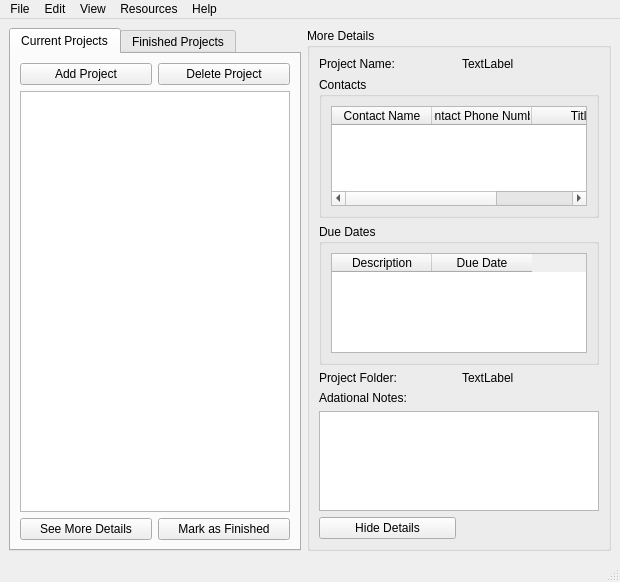
<?xml version="1.0" encoding="UTF-8"?>
<ui version="4.0">
 <class>MainWindow</class>
 <widget class="QMainWindow" name="MainWindow">
  <property name="geometry">
   <rect>
    <x>0</x>
    <y>0</y>
    <width>620</width>
    <height>582</height>
   </rect>
  </property>
  <property name="windowTitle">
   <string>MainWindow</string>
  </property>
  <widget class="QWidget" name="centralwidget">
   <layout class="QGridLayout" name="gridLayout">
    <item row="0" column="0">
     <widget class="QTabWidget" name="tabWidget">
      <property name="currentIndex">
       <number>0</number>
      </property>
      <widget class="QWidget" name="tab_Current_Projects">
       <attribute name="title">
        <string>Current Projects</string>
       </attribute>
       <layout class="QGridLayout" name="gridLayout_3">
        <item row="0" column="0">
         <widget class="QPushButton" name="Button_Add_Project">
          <property name="text">
           <string>Add Project</string>
          </property>
         </widget>
        </item>
        <item row="0" column="1">
         <widget class="QPushButton" name="Button_Delete_Project">
          <property name="text">
           <string>Delete Project</string>
          </property>
         </widget>
        </item>
        <item row="1" column="0" colspan="2">
         <widget class="QListWidget" name="list_Current_Projects"/>
        </item>
        <item row="2" column="0" colspan="2">
         <layout class="QHBoxLayout" name="horizontalLayout">
          <item>
           <widget class="QPushButton" name="Button_See_More_Details">
            <property name="text">
             <string>See More Details</string>
            </property>
           </widget>
          </item>
          <item>
           <widget class="QPushButton" name="Button_Mark_As_Finish">
            <property name="text">
             <string>Mark as Finished</string>
            </property>
           </widget>
          </item>
         </layout>
        </item>
       </layout>
      </widget>
      <widget class="QWidget" name="tab_Finished_Projects">
       <attribute name="title">
        <string>Finished Projects</string>
       </attribute>
       <layout class="QGridLayout" name="gridLayout_2">
        <item row="0" column="0">
         <widget class="QPushButton" name="pushButton_4">
          <property name="text">
           <string>PushButton</string>
          </property>
         </widget>
        </item>
        <item row="0" column="1">
         <widget class="QPushButton" name="pushButton_5">
          <property name="text">
           <string>PushButton</string>
          </property>
         </widget>
        </item>
        <item row="1" column="0" colspan="2">
         <widget class="QListWidget" name="list_Finished_Projects"/>
        </item>
       </layout>
      </widget>
     </widget>
    </item>
    <item row="0" column="1">
     <widget class="QGroupBox" name="groupBox_More_Details">
      <property name="title">
       <string>More Details</string>
      </property>
      <layout class="QGridLayout" name="gridLayout_4">
       <item row="6" column="0">
        <widget class="QPushButton" name="Button_Hide_Details">
         <property name="text">
          <string>Hide Details</string>
         </property>
        </widget>
       </item>
       <item row="0" column="1">
        <widget class="QLabel" name="text_ProjectName_CHANGE">
         <property name="text">
          <string>TextLabel</string>
         </property>
        </widget>
       </item>
       <item row="0" column="0">
        <widget class="QLabel" name="label_ProjectName">
         <property name="text">
          <string>Project Name:</string>
         </property>
        </widget>
       </item>
       <item row="5" column="0" colspan="2">
        <widget class="QTextEdit" name="textEdit"/>
       </item>
       <item row="1" column="0" colspan="2">
        <widget class="QGroupBox" name="groupBox_Contacts">
         <property name="title">
          <string>Contacts</string>
         </property>
         <layout class="QGridLayout" name="gridLayout_5">
          <item row="0" column="0">
           <widget class="QTableWidget" name="tableWidget_Contacts">
            <column>
             <property name="text">
              <string>Contact Name</string>
             </property>
            </column>
            <column>
             <property name="text">
              <string>Contact Phone Number</string>
             </property>
            </column>
            <column>
             <property name="text">
              <string>Title</string>
             </property>
            </column>
           </widget>
          </item>
         </layout>
        </widget>
       </item>
       <item row="3" column="1">
        <widget class="QLabel" name="text_ProjectFolder_CHANGE">
         <property name="text">
          <string>TextLabel</string>
         </property>
        </widget>
       </item>
       <item row="4" column="0">
        <widget class="QLabel" name="label_9">
         <property name="text">
          <string>Adational Notes:</string>
         </property>
        </widget>
       </item>
       <item row="3" column="0">
        <widget class="QLabel" name="text_ProjectFolder">
         <property name="text">
          <string>Project Folder:</string>
         </property>
        </widget>
       </item>
       <item row="2" column="0" colspan="2">
        <widget class="QGroupBox" name="groupBox_dueDates">
         <property name="title">
          <string>Due Dates</string>
         </property>
         <layout class="QGridLayout" name="gridLayout_6">
          <item row="0" column="0">
           <widget class="QTableWidget" name="tableWidget_DueDates">
            <column>
             <property name="text">
              <string>Description</string>
             </property>
            </column>
            <column>
             <property name="text">
              <string>Due Date</string>
             </property>
            </column>
           </widget>
          </item>
         </layout>
        </widget>
       </item>
      </layout>
     </widget>
    </item>
   </layout>
  </widget>
  <widget class="QMenuBar" name="menubar">
   <property name="geometry">
    <rect>
     <x>0</x>
     <y>0</y>
     <width>620</width>
     <height>21</height>
    </rect>
   </property>
   <widget class="QMenu" name="menuFile">
    <property name="title">
     <string>File</string>
    </property>
   </widget>
   <widget class="QMenu" name="menuEdit">
    <property name="title">
     <string>Edit</string>
    </property>
   </widget>
   <widget class="QMenu" name="menuView">
    <property name="title">
     <string>View</string>
    </property>
   </widget>
   <widget class="QMenu" name="menuResources">
    <property name="title">
     <string>Resources</string>
    </property>
   </widget>
   <widget class="QMenu" name="menuHelp">
    <property name="title">
     <string>Help</string>
    </property>
   </widget>
   <addaction name="menuFile"/>
   <addaction name="menuEdit"/>
   <addaction name="menuView"/>
   <addaction name="menuResources"/>
   <addaction name="menuHelp"/>
  </widget>
  <widget class="QStatusBar" name="statusbar"/>
 </widget>
 <resources/>
 <connections/>
</ui>
